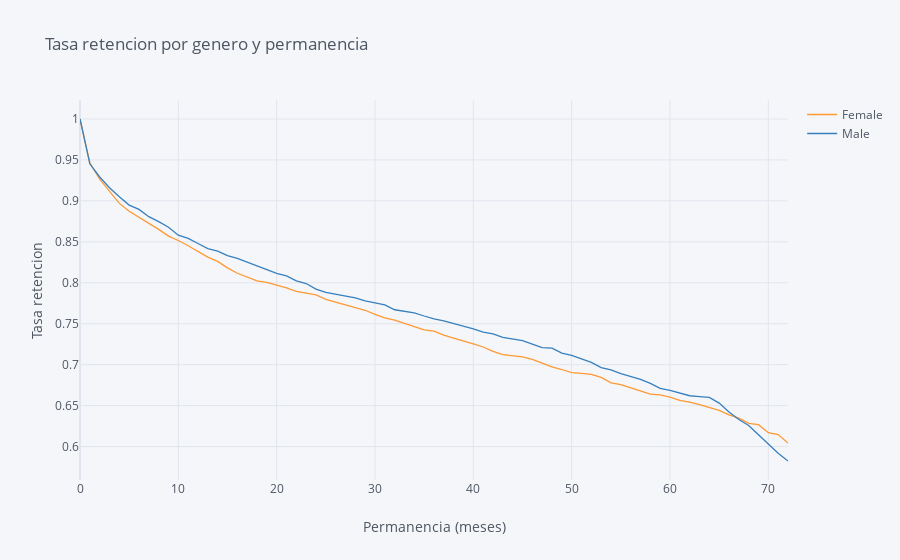

The code cell stored with this chart in its notebook:
### Code cell
rates=survival(data, 'gender', 'tenure', 'ChurnBinary')
rates.iplot(kind='line', xTitle='Permanencia (meses)', 
            yTitle='Tasa retencion', title='Tasa retencion por genero y permanencia')

### Figure 1 — Plotly figure (JSON) as saved in the notebook; plotly's stock layout.template omitted (floating-point values rounded to 4 significant figures)
{"data": [{"line": {"color": "rgba(255, 153, 51, 1.0)", "dash": "solid", "shape": "linear", "width": 1.3}, "mode": "lines", "name": "Female", "text": "", "type": "scatter", "x": [0, 1, 2, 3, 4, 5, 6, 7, 8, 9, 10, 11, 12, 13, 14, 15, 16, 17, 18, 19, 20, 21, 22, 23, 24, 25, 26, 27, 28, 29, 30, 31, 32, 33, 34, 35, 36, 37, 38, 39, 40, 41, 42, 43, 44, 45, 46, 47, 48, 49, 50, 51, 52, 53, 54, 55, 56, 57, 58, 59, 60, 61, 62, 63, 64, 65, 66, 67, 68, 69, 70, 71, 72], "y": [1, 0.9466, 0.9265, 0.9114, 0.8969, 0.8873, 0.88, 0.8727, 0.8652, 0.857, 0.8516, 0.8452, 0.8384, 0.8314, 0.8261, 0.8182, 0.8116, 0.8068, 0.8024, 0.8005, 0.7974, 0.7939, 0.7896, 0.7876, 0.7852, 0.7798, 0.776, 0.773, 0.7695, 0.7665, 0.7615, 0.757, 0.7543, 0.7501, 0.7459, 0.7425, 0.741, 0.7361, 0.7325, 0.7284, 0.7253, 0.7216, 0.7162, 0.7123, 0.7112, 0.7094, 0.7065, 0.7023, 0.6973, 0.6941, 0.6902, 0.6895, 0.6881, 0.6845, 0.6779, 0.6756, 0.6717, 0.6683, 0.6641, 0.6632, 0.6604, 0.6565, 0.6544, 0.6511, 0.6477, 0.6441, 0.6388, 0.6346, 0.6285, 0.6267, 0.617, 0.6147, 0.6042]}, {"line": {"color": "rgba(55, 128, 191, 1.0)", "dash": "solid", "shape": "linear", "width": 1.3}, "mode": "lines", "name": "Male", "text": "", "type": "scatter", "x": [0, 1, 2, 3, 4, 5, 6, 7, 8, 9, 10, 11, 12, 13, 14, 15, 16, 17, 18, 19, 20, 21, 22, 23, 24, 25, 26, 27, 28, 29, 30, 31, 32, 33, 34, 35, 36, 37, 38, 39, 40, 41, 42, 43, 44, 45, 46, 47, 48, 49, 50, 51, 52, 53, 54, 55, 56, 57, 58, 59, 60, 61, 62, 63, 64, 65, 66, 67, 68, 69, 70, 71, 72], "y": [1, 0.9453, 0.9292, 0.9161, 0.9051, 0.8949, 0.8896, 0.8807, 0.8746, 0.8678, 0.8582, 0.8541, 0.848, 0.8418, 0.8386, 0.8333, 0.8297, 0.825, 0.8206, 0.8153, 0.8116, 0.8085, 0.8023, 0.7991, 0.7923, 0.7882, 0.7857, 0.7832, 0.7815, 0.778, 0.7758, 0.773, 0.7671, 0.7647, 0.7633, 0.7595, 0.756, 0.7535, 0.7504, 0.7473, 0.7436, 0.7399, 0.7377, 0.7333, 0.731, 0.7293, 0.7251, 0.7209, 0.7203, 0.714, 0.7115, 0.7069, 0.7028, 0.6965, 0.6936, 0.6891, 0.6852, 0.6821, 0.6771, 0.6712, 0.6686, 0.6649, 0.6621, 0.6611, 0.66, 0.6531, 0.6423, 0.6331, 0.6258, 0.6144, 0.6031, 0.592, 0.5824]}], "layout": {"legend": {"bgcolor": "#F5F6F9", "font": {"color": "#4D5663"}}, "paper_bgcolor": "#F5F6F9", "plot_bgcolor": "#F5F6F9", "title": {"font": {"color": "#4D5663"}, "text": "Tasa retencion por genero y permanencia"}, "xaxis": {"gridcolor": "#E1E5ED", "showgrid": true, "tickfont": {"color": "#4D5663"}, "title": {"font": {"color": "#4D5663"}, "text": "Permanencia (meses)"}, "zerolinecolor": "#E1E5ED"}, "yaxis": {"gridcolor": "#E1E5ED", "showgrid": true, "tickfont": {"color": "#4D5663"}, "title": {"font": {"color": "#4D5663"}, "text": "Tasa retencion"}, "zerolinecolor": "#E1E5ED"}}}
